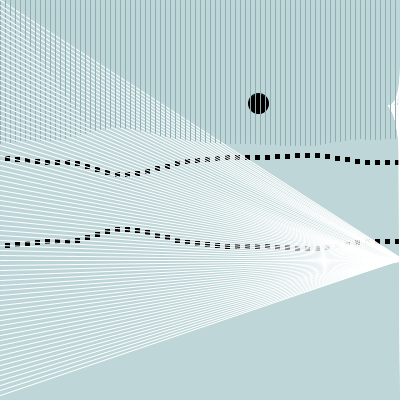
Frame 1 (no input)
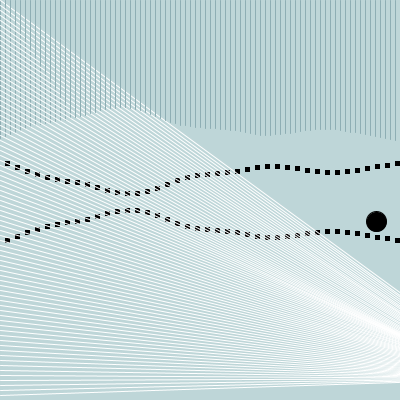
Frame 60 (the mouse pressed at the canvas centre just before this capture)
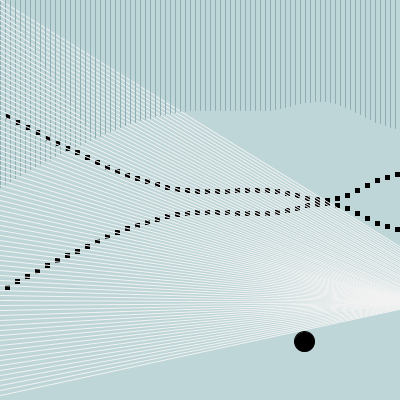
Frame 120 (the mouse held since frame 60 and released just before this capture)

The Processing sketch that drew these frames (run headless with seeded random() and noise(); from frame 60 on, the mouse is pressed at the canvas centre):

// Processing sketch: processing_53273
// ── processing_53273.pde

//Sarah Keeling, 2/21/12
//Assingment 8, using while loops
//copyright 2012
//Jim Robert's Processing for the Arts, CMU

//Click the mouse to change colors
//'b' increases noise and 'p' reduces noise
//'f' increases the speed and 's' slows it down
// 'o' gets rid of the fill in the squares and 'h' gets rid of their stroke.

float x, y, r, thingSpeedX, thingSpeedY;
float noiseScale=0.002;
int myBackgroundColor = #BED6D8;
int myBackgroundColorG = (0);
int myBackgroundColorB = (0);
int myStroke;
int whileStroke;
int whileFill;

void setup () {
  size (400, 400);
  smooth();
  background (#8EAEB4);
  x = random (width);
  y = random(height);
  r = 20;
  thingSpeedX = 2;
  thingSpeedY = 2;

  myStroke = 255;
  whileStroke = 0;
  whileFill = 0;
}

void draw () {
  background (myBackgroundColor);
  pattern2 ();
  drawThing ();
  moveThing ();
  pattern ();
}

void drawThing () {
  ellipse (x, y, r, r);
}

void moveThing ( ) {
  x = x +thingSpeedX;
  y = y +thingSpeedY;

  if (x > width) {
    thingSpeedX = -thingSpeedX;
  }
  else if (x < 0) {
    thingSpeedX = -thingSpeedX;
  }
  if (y > height) {
    thingSpeedY = -thingSpeedY;
  }
  else if  (y< 0) {
    thingSpeedY = -thingSpeedY;
  }
}

void pattern () {
  for (int i=0; i< width; i+= 5) {
    float noiseVal = noise((x+i)*noiseScale, 
    y*noiseScale);
  
    stroke (#8EAEB4);
    line (i, 0, i, noiseVal*400);
    stroke (myStroke);
    line (0, i, x+noiseVal*400, x);
    line (width, i, x+noiseVal*400, y);
    // stroke (0);
    // line (i,0, x,  x+noiseVal*300);
    // stroke (0);
    // line (i, 0, i, x%i);
    // stroke (255,0,0);
    // line (i, height, i, y%i);
  }
}

void pattern2 () {
  fill (whileFill);
  stroke (whileStroke);
  int k = 0;
  int j=0;

  while (k < height) {
    float noiseVal = noise((x+k)*noiseScale, 
    y*noiseScale);
    k+= 10;
    rect (k -5, (height/4)+noiseVal*400, 4, 4);
    rect (k -5, (300)-noiseVal*400, 4, 4);
  }
}

void mousePressed () {
  myStroke = ((int)random (255));
}

void keyPressed () {
  if (key == 'b') {
    noiseScale = noiseScale + 0.01;
  }
  if (key == 'p') {
    noiseScale = noiseScale - 0.01;
  }
  if (key == 'f') {
    thingSpeedX  = thingSpeedX +1;
    thingSpeedY = thingSpeedY +1;
  }

  if (key == 's') {
    thingSpeedX = thingSpeedX - 1;
    thingSpeedY = thingSpeedY - 1;
  }

  if (key == 'o') {
    whileFill  = myBackgroundColor;
  }
  if (key == 'h') {
    whileStroke = myBackgroundColor;
  }
}



 
 
 
